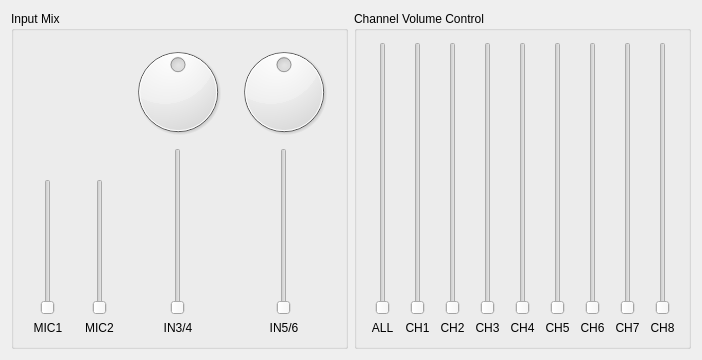
<ui version="4.0" >
 <comment>Copyright (C) 2005-2008 by Pieter Palmers
	
	This file is part of FFADO
	FFADO = Free Firewire (pro-)audio drivers for linux
	
	FFADO is based upon FreeBoB.
	
	This program is free software: you can redistribute it and/or modify
	it under the terms of the GNU General Public License as published by
	the Free Software Foundation, either version 2 of the License, or
	(at your option) version 3 of the License.
	
	This program is distributed in the hope that it will be useful,
	but WITHOUT ANY WARRANTY; without even the implied warranty of
	MERCHANTABILITY or FITNESS FOR A PARTICULAR PURPOSE.  See the
	GNU General Public License for more details.
</comment>
 <class>QuataFireMixerUI</class>
 <widget class="QWidget" name="QuataFireMixerUI" >
  <property name="geometry" >
   <rect>
    <x>0</x>
    <y>0</y>
    <width>702</width>
    <height>360</height>
   </rect>
  </property>
  <property name="sizePolicy" >
   <sizepolicy vsizetype="Minimum" hsizetype="Minimum" >
    <horstretch>0</horstretch>
    <verstretch>0</verstretch>
   </sizepolicy>
  </property>
  <property name="windowTitle" >
   <string>ESI QuataFire610 Mixer</string>
  </property>
  <layout class="QGridLayout" >
   <item row="0" column="0" >
    <widget class="QGroupBox" name="groupBox2" >
     <property name="title" >
      <string>Input Mix</string>
     </property>
     <layout class="QGridLayout" >
      <item row="0" column="0" >
       <layout class="QVBoxLayout" >
        <item>
         <spacer>
          <property name="orientation" >
           <enum>Qt::Vertical</enum>
          </property>
          <property name="sizeHint" >
           <size>
            <width>20</width>
            <height>40</height>
           </size>
          </property>
         </spacer>
        </item>
        <item>
         <widget class="QSlider" name="sldCh1" >
          <property name="sizePolicy" >
           <sizepolicy vsizetype="Expanding" hsizetype="Preferred" >
            <horstretch>0</horstretch>
            <verstretch>0</verstretch>
           </sizepolicy>
          </property>
          <property name="minimum" >
           <number>0</number>
          </property>
          <property name="maximum" >
           <number>32767</number>
          </property>
          <property name="singleStep" >
           <number>10000</number>
          </property>
          <property name="pageStep" >
           <number>1000</number>
          </property>
          <property name="orientation" >
           <enum>Qt::Vertical</enum>
          </property>
          <property name="tickInterval" >
           <number>10000</number>
          </property>
         </widget>
        </item>
        <item>
         <widget class="QLabel" name="textLabel1" >
          <property name="text" >
           <string>MIC1</string>
          </property>
          <property name="alignment" >
           <set>Qt::AlignCenter</set>
          </property>
          <property name="wordWrap" >
           <bool>false</bool>
          </property>
         </widget>
        </item>
       </layout>
      </item>
      <item row="0" column="1" >
       <layout class="QVBoxLayout" >
        <item>
         <spacer>
          <property name="orientation" >
           <enum>Qt::Vertical</enum>
          </property>
          <property name="sizeHint" >
           <size>
            <width>20</width>
            <height>40</height>
           </size>
          </property>
         </spacer>
        </item>
        <item>
         <widget class="QSlider" name="sldCh2" >
          <property name="sizePolicy" >
           <sizepolicy vsizetype="Expanding" hsizetype="Preferred" >
            <horstretch>0</horstretch>
            <verstretch>0</verstretch>
           </sizepolicy>
          </property>
          <property name="minimum" >
           <number>0</number>
          </property>
          <property name="maximum" >
           <number>32767</number>
          </property>
          <property name="singleStep" >
           <number>10000</number>
          </property>
          <property name="pageStep" >
           <number>1000</number>
          </property>
          <property name="orientation" >
           <enum>Qt::Vertical</enum>
          </property>
          <property name="tickInterval" >
           <number>10000</number>
          </property>
         </widget>
        </item>
        <item>
         <widget class="QLabel" name="textLabel1_2" >
          <property name="text" >
           <string>MIC2</string>
          </property>
          <property name="alignment" >
           <set>Qt::AlignCenter</set>
          </property>
          <property name="wordWrap" >
           <bool>false</bool>
          </property>
         </widget>
        </item>
       </layout>
      </item>
      <item row="0" column="2" >
       <layout class="QVBoxLayout" >
        <item>
         <widget class="QDial" name="dialCh34" >
          <property name="minimum" >
           <number>-32768</number>
          </property>
          <property name="maximum" >
           <number>32768</number>
          </property>
          <property name="singleStep" >
           <number>1000</number>
          </property>
          <property name="pageStep" >
           <number>10000</number>
          </property>
         </widget>
        </item>
        <item>
         <widget class="QSlider" name="sldCh34" >
          <property name="sizePolicy" >
           <sizepolicy vsizetype="Expanding" hsizetype="Preferred" >
            <horstretch>0</horstretch>
            <verstretch>0</verstretch>
           </sizepolicy>
          </property>
          <property name="minimum" >
           <number>0</number>
          </property>
          <property name="maximum" >
           <number>32767</number>
          </property>
          <property name="singleStep" >
           <number>10000</number>
          </property>
          <property name="pageStep" >
           <number>1000</number>
          </property>
          <property name="orientation" >
           <enum>Qt::Vertical</enum>
          </property>
          <property name="tickInterval" >
           <number>10000</number>
          </property>
         </widget>
        </item>
        <item>
         <widget class="QLabel" name="textLabel1_3" >
          <property name="text" >
           <string>IN3/4</string>
          </property>
          <property name="alignment" >
           <set>Qt::AlignCenter</set>
          </property>
          <property name="wordWrap" >
           <bool>false</bool>
          </property>
         </widget>
        </item>
       </layout>
      </item>
      <item row="0" column="3" >
       <layout class="QVBoxLayout" >
        <item>
         <widget class="QDial" name="dialCh56" >
          <property name="minimum" >
           <number>-32768</number>
          </property>
          <property name="maximum" >
           <number>32768</number>
          </property>
          <property name="singleStep" >
           <number>1000</number>
          </property>
          <property name="pageStep" >
           <number>10000</number>
          </property>
         </widget>
        </item>
        <item>
         <widget class="QSlider" name="sldCh56" >
          <property name="sizePolicy" >
           <sizepolicy vsizetype="Expanding" hsizetype="Preferred" >
            <horstretch>0</horstretch>
            <verstretch>0</verstretch>
           </sizepolicy>
          </property>
          <property name="minimum" >
           <number>0</number>
          </property>
          <property name="maximum" >
           <number>32767</number>
          </property>
          <property name="singleStep" >
           <number>10000</number>
          </property>
          <property name="pageStep" >
           <number>1000</number>
          </property>
          <property name="orientation" >
           <enum>Qt::Vertical</enum>
          </property>
          <property name="tickInterval" >
           <number>10000</number>
          </property>
         </widget>
        </item>
        <item>
         <widget class="QLabel" name="textLabel1_3_2" >
          <property name="text" >
           <string>IN5/6</string>
          </property>
          <property name="alignment" >
           <set>Qt::AlignCenter</set>
          </property>
          <property name="wordWrap" >
           <bool>false</bool>
          </property>
         </widget>
        </item>
       </layout>
      </item>
     </layout>
    </widget>
   </item>
   <item row="0" column="1" >
    <widget class="QGroupBox" name="groupBox4" >
     <property name="title" >
      <string>Channel Volume Control</string>
     </property>
     <layout class="QVBoxLayout" >
      <item>
       <layout class="QGridLayout" >
        <item row="0" column="0" >
         <widget class="QSlider" name="sldDawAll" >
          <property name="sizePolicy" >
           <sizepolicy vsizetype="Expanding" hsizetype="Preferred" >
            <horstretch>0</horstretch>
            <verstretch>0</verstretch>
           </sizepolicy>
          </property>
          <property name="minimum" >
           <number>0</number>
          </property>
          <property name="maximum" >
           <number>32767</number>
          </property>
          <property name="singleStep" >
           <number>10000</number>
          </property>
          <property name="pageStep" >
           <number>1000</number>
          </property>
          <property name="orientation" >
           <enum>Qt::Vertical</enum>
          </property>
          <property name="tickInterval" >
           <number>10000</number>
          </property>
         </widget>
        </item>
        <item row="0" column="1" >
         <widget class="QSlider" name="sldDawCH1" >
          <property name="sizePolicy" >
           <sizepolicy vsizetype="Expanding" hsizetype="Preferred" >
            <horstretch>0</horstretch>
            <verstretch>0</verstretch>
           </sizepolicy>
          </property>
          <property name="minimum" >
           <number>0</number>
          </property>
          <property name="maximum" >
           <number>32767</number>
          </property>
          <property name="singleStep" >
           <number>10000</number>
          </property>
          <property name="pageStep" >
           <number>1000</number>
          </property>
          <property name="orientation" >
           <enum>Qt::Vertical</enum>
          </property>
          <property name="tickInterval" >
           <number>10000</number>
          </property>
         </widget>
        </item>
        <item row="0" column="2" >
         <widget class="QSlider" name="sldDawCH2" >
          <property name="sizePolicy" >
           <sizepolicy vsizetype="Expanding" hsizetype="Preferred" >
            <horstretch>0</horstretch>
            <verstretch>0</verstretch>
           </sizepolicy>
          </property>
          <property name="minimum" >
           <number>0</number>
          </property>
          <property name="maximum" >
           <number>32767</number>
          </property>
          <property name="singleStep" >
           <number>10000</number>
          </property>
          <property name="pageStep" >
           <number>1000</number>
          </property>
          <property name="orientation" >
           <enum>Qt::Vertical</enum>
          </property>
          <property name="tickInterval" >
           <number>10000</number>
          </property>
         </widget>
        </item>
        <item row="0" column="3" >
         <widget class="QSlider" name="sldDawCH3" >
          <property name="sizePolicy" >
           <sizepolicy vsizetype="Expanding" hsizetype="Preferred" >
            <horstretch>0</horstretch>
            <verstretch>0</verstretch>
           </sizepolicy>
          </property>
          <property name="minimum" >
           <number>0</number>
          </property>
          <property name="maximum" >
           <number>32767</number>
          </property>
          <property name="singleStep" >
           <number>10000</number>
          </property>
          <property name="pageStep" >
           <number>1000</number>
          </property>
          <property name="orientation" >
           <enum>Qt::Vertical</enum>
          </property>
          <property name="tickInterval" >
           <number>10000</number>
          </property>
         </widget>
        </item>
        <item row="0" column="4" >
         <widget class="QSlider" name="sldDawCH4" >
          <property name="sizePolicy" >
           <sizepolicy vsizetype="Expanding" hsizetype="Preferred" >
            <horstretch>0</horstretch>
            <verstretch>0</verstretch>
           </sizepolicy>
          </property>
          <property name="minimum" >
           <number>0</number>
          </property>
          <property name="maximum" >
           <number>32767</number>
          </property>
          <property name="singleStep" >
           <number>10000</number>
          </property>
          <property name="pageStep" >
           <number>1000</number>
          </property>
          <property name="orientation" >
           <enum>Qt::Vertical</enum>
          </property>
          <property name="tickInterval" >
           <number>10000</number>
          </property>
         </widget>
        </item>
        <item row="0" column="5" >
         <widget class="QSlider" name="sldDawCH5" >
          <property name="sizePolicy" >
           <sizepolicy vsizetype="Expanding" hsizetype="Preferred" >
            <horstretch>0</horstretch>
            <verstretch>0</verstretch>
           </sizepolicy>
          </property>
          <property name="minimum" >
           <number>0</number>
          </property>
          <property name="maximum" >
           <number>32767</number>
          </property>
          <property name="singleStep" >
           <number>10000</number>
          </property>
          <property name="pageStep" >
           <number>1000</number>
          </property>
          <property name="orientation" >
           <enum>Qt::Vertical</enum>
          </property>
          <property name="tickInterval" >
           <number>10000</number>
          </property>
         </widget>
        </item>
        <item row="0" column="6" >
         <widget class="QSlider" name="sldDawCH6" >
          <property name="sizePolicy" >
           <sizepolicy vsizetype="Expanding" hsizetype="Preferred" >
            <horstretch>0</horstretch>
            <verstretch>0</verstretch>
           </sizepolicy>
          </property>
          <property name="minimum" >
           <number>0</number>
          </property>
          <property name="maximum" >
           <number>32767</number>
          </property>
          <property name="singleStep" >
           <number>10000</number>
          </property>
          <property name="pageStep" >
           <number>1000</number>
          </property>
          <property name="orientation" >
           <enum>Qt::Vertical</enum>
          </property>
          <property name="tickInterval" >
           <number>10000</number>
          </property>
         </widget>
        </item>
        <item row="0" column="7" >
         <widget class="QSlider" name="sldDawCH7" >
          <property name="sizePolicy" >
           <sizepolicy vsizetype="Expanding" hsizetype="Preferred" >
            <horstretch>0</horstretch>
            <verstretch>0</verstretch>
           </sizepolicy>
          </property>
          <property name="minimum" >
           <number>0</number>
          </property>
          <property name="maximum" >
           <number>32767</number>
          </property>
          <property name="singleStep" >
           <number>10000</number>
          </property>
          <property name="pageStep" >
           <number>1000</number>
          </property>
          <property name="orientation" >
           <enum>Qt::Vertical</enum>
          </property>
          <property name="tickInterval" >
           <number>10000</number>
          </property>
         </widget>
        </item>
        <item row="0" column="8" >
         <widget class="QSlider" name="sldDawCH8" >
          <property name="sizePolicy" >
           <sizepolicy vsizetype="Expanding" hsizetype="Preferred" >
            <horstretch>0</horstretch>
            <verstretch>0</verstretch>
           </sizepolicy>
          </property>
          <property name="minimum" >
           <number>0</number>
          </property>
          <property name="maximum" >
           <number>32767</number>
          </property>
          <property name="singleStep" >
           <number>10000</number>
          </property>
          <property name="pageStep" >
           <number>1000</number>
          </property>
          <property name="orientation" >
           <enum>Qt::Vertical</enum>
          </property>
          <property name="tickInterval" >
           <number>10000</number>
          </property>
         </widget>
        </item>
        <item row="1" column="0" >
         <widget class="QLabel" name="textLabel1_4" >
          <property name="text" >
           <string>ALL</string>
          </property>
          <property name="alignment" >
           <set>Qt::AlignCenter</set>
          </property>
          <property name="wordWrap" >
           <bool>false</bool>
          </property>
         </widget>
        </item>
        <item row="1" column="1" >
         <widget class="QLabel" name="textLabel1_4_2" >
          <property name="text" >
           <string>CH1</string>
          </property>
          <property name="alignment" >
           <set>Qt::AlignCenter</set>
          </property>
          <property name="wordWrap" >
           <bool>false</bool>
          </property>
         </widget>
        </item>
        <item row="1" column="2" >
         <widget class="QLabel" name="textLabel1_4_3" >
          <property name="text" >
           <string>CH2</string>
          </property>
          <property name="alignment" >
           <set>Qt::AlignCenter</set>
          </property>
          <property name="wordWrap" >
           <bool>false</bool>
          </property>
         </widget>
        </item>
        <item row="1" column="3" >
         <widget class="QLabel" name="textLabel1_4_2_2" >
          <property name="text" >
           <string>CH3</string>
          </property>
          <property name="alignment" >
           <set>Qt::AlignCenter</set>
          </property>
          <property name="wordWrap" >
           <bool>false</bool>
          </property>
         </widget>
        </item>
        <item row="1" column="4" >
         <widget class="QLabel" name="textLabel1_4_4" >
          <property name="text" >
           <string>CH4</string>
          </property>
          <property name="alignment" >
           <set>Qt::AlignCenter</set>
          </property>
          <property name="wordWrap" >
           <bool>false</bool>
          </property>
         </widget>
        </item>
        <item row="1" column="5" >
         <widget class="QLabel" name="textLabel1_4_2_3" >
          <property name="text" >
           <string>CH5</string>
          </property>
          <property name="alignment" >
           <set>Qt::AlignCenter</set>
          </property>
          <property name="wordWrap" >
           <bool>false</bool>
          </property>
         </widget>
        </item>
        <item row="1" column="6" >
         <widget class="QLabel" name="textLabel1_4_3_2" >
          <property name="text" >
           <string>CH6</string>
          </property>
          <property name="alignment" >
           <set>Qt::AlignCenter</set>
          </property>
          <property name="wordWrap" >
           <bool>false</bool>
          </property>
         </widget>
        </item>
        <item row="1" column="7" >
         <widget class="QLabel" name="textLabel1_4_2_2_2" >
          <property name="text" >
           <string>CH7</string>
          </property>
          <property name="alignment" >
           <set>Qt::AlignCenter</set>
          </property>
          <property name="wordWrap" >
           <bool>false</bool>
          </property>
         </widget>
        </item>
        <item row="1" column="8" >
         <widget class="QLabel" name="textLabel1_4_2_2_2_2" >
          <property name="text" >
           <string>CH8</string>
          </property>
          <property name="alignment" >
           <set>Qt::AlignCenter</set>
          </property>
          <property name="wordWrap" >
           <bool>false</bool>
          </property>
         </widget>
        </item>
       </layout>
      </item>
     </layout>
    </widget>
   </item>
  </layout>
 </widget>
 <layoutdefault spacing="6" margin="11" />
 <pixmapfunction>qPixmapFromMimeSource</pixmapfunction>
 <resources/>
 <connections/>
</ui>
